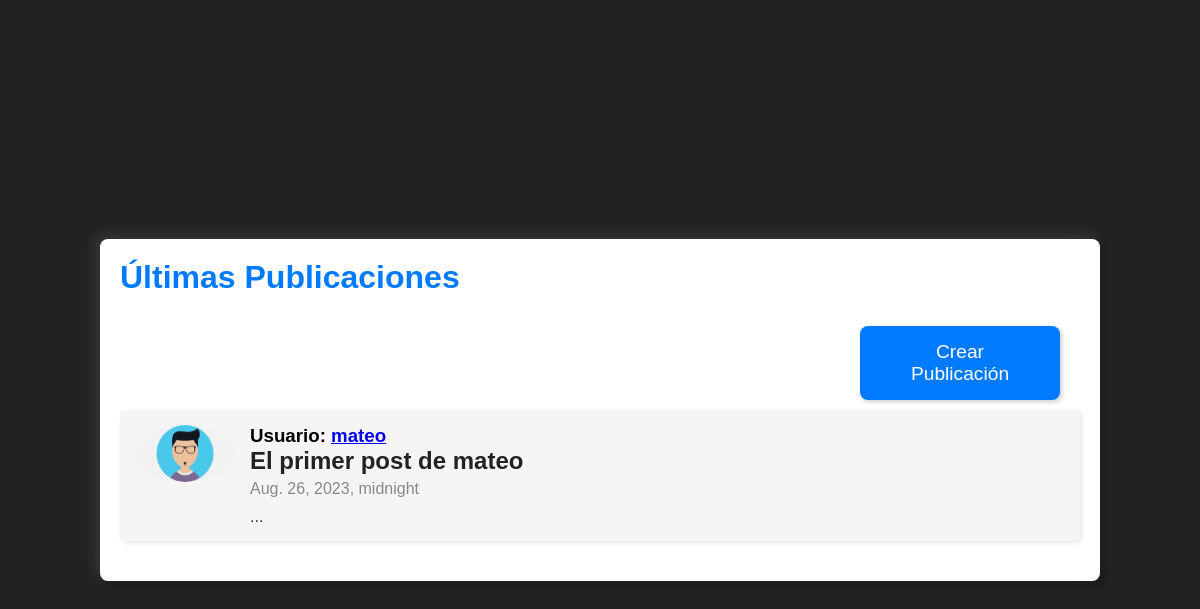
Screenshot of /feed/ (signed in) with the database file from the repository.
### sitio/models.py (models this page shows, shortened)
class Post(models.Model):
    user = models.ForeignKey(User, on_delete=models.CASCADE, related_name='posts',null = True, blank = True)
    titulo = models.CharField(max_length=50)
    texto = models.CharField(max_length=500)
    fecha = models.DateTimeField()
    verificado = models.BooleanField(default=False)

class Profile(models.Model):
    user = models.ForeignKey(User, on_delete=models.CASCADE,null = True, blank = True)
    image = models.ImageField(default='user.png')
    posicion = models.ForeignKey(Posicion, on_delete=models.CASCADE, null=True, blank=True)
    nivel = models.ForeignKey(Nivel, on_delete=models.CASCADE, null=True, blank=True)

### sitio/views.py (the view)
# urls.py: path('feed/', views.feed),
@login_required
def feed(request):
    posts = Post.objects.order_by("fecha")
    return render(request, 'feed.html',{'lista_posts': posts})

### sitio/templates/feed.html (shortened to what this page needs)
{% load static %}
<!DOCTYPE html>
<html>
<head>
    <link rel="stylesheet" type="text/css" href='{% static "css/style_feedpage.css" %}'>
</head>
<body>
    <div class="feed-container">
        <h1 class="feed-title">Últimas Publicaciones</h1>
        <div class="header">
            <div class="header-buttons">
                <button onclick="window.location.href='/publicacion'">Crear Publicación</button>
            </div>
        </div>
        <div class="feed-posts">
            {% for post in lista_posts %}
                <div class="feed-post">
                    <div class="user-image">
                        <img src = "{{post.user.profile_set.get.image.url}}">
                    </div>
                <div class="post-content">
                    <h3 class="post-user"> Usuario: <a href= /profile/{{post.user}}>{{post.user}}</a></h3>
                    <h3 class="post-title">{{ post.titulo }}</h3>
                    <p class="post-date">{{ post.fecha }}</p>
                    <p class="post-text">{{ post.texto }}</p>
                </div>
                </div>
            {% endfor %}
        </div>
    </div>
</body>
</html>

### sitio/static/css/style_feedpage.css (style rules this page uses)
* { margin: 0; padding: 0; font-family: 'Permanent+Marker', sans-serif; }
body { min-height: 100vh; display: grid; place-items: center; background: #222; }
.header { display: flex; justify-content: flex-end; padding: 10px; }
.header-buttons button { margin-right: 10px; background-color: #007bff; color: #fff; border: none; width: 200px; padding: 15px 30px; border-radius: 8px; font-size: 1.2em; cursor: pointer; transition: background-color 0.3s ease; box-shadow: 2px 2px 5px rgba(0, 0, 0, 0.2); }
.feed-container { width: 80%; background-color: #fff; border-radius: 8px; box-shadow: 5px 5px 5px rgba(0, 0, 0, 0.2), -5px -5px 15px rgba(255, 255, 255, 0.1); padding: 20px; margin-top: 20px; }
.feed-title { font-size: 2em; color: #007bff; margin-bottom: 20px; }
.feed-post { margin-bottom: 20px; padding: 15px; background-color: #f5f5f5; border-radius: 5px; box-shadow: 2px 2px 5px rgba(0, 0, 0, 0.1); }
.post-title { font-size: 1.5em; color: #222; margin-bottom: 5px; }
.post-date { color: #888; margin-bottom: 10px; }
.post-text { color: #333; }
.feed-post { display: flex; align-items: flex-start; margin-bottom: 20px; padding: 15px; background-color: #f5f5f5; border-radius: 5px; box-shadow: 2px 2px 5px rgba(0, 0, 0, 0.1); }
.user-image { margin-right: 15px; }
.user-image img { max-width: 100px; border-radius: 50%; }
.post-content { flex: 1; }

### rows the page displays
Post: user.profile_set.get.image (picture), user "mateo", titulo "El primer post de mateo", fecha "Aug. 26, 2023, midnight", texto "..."
